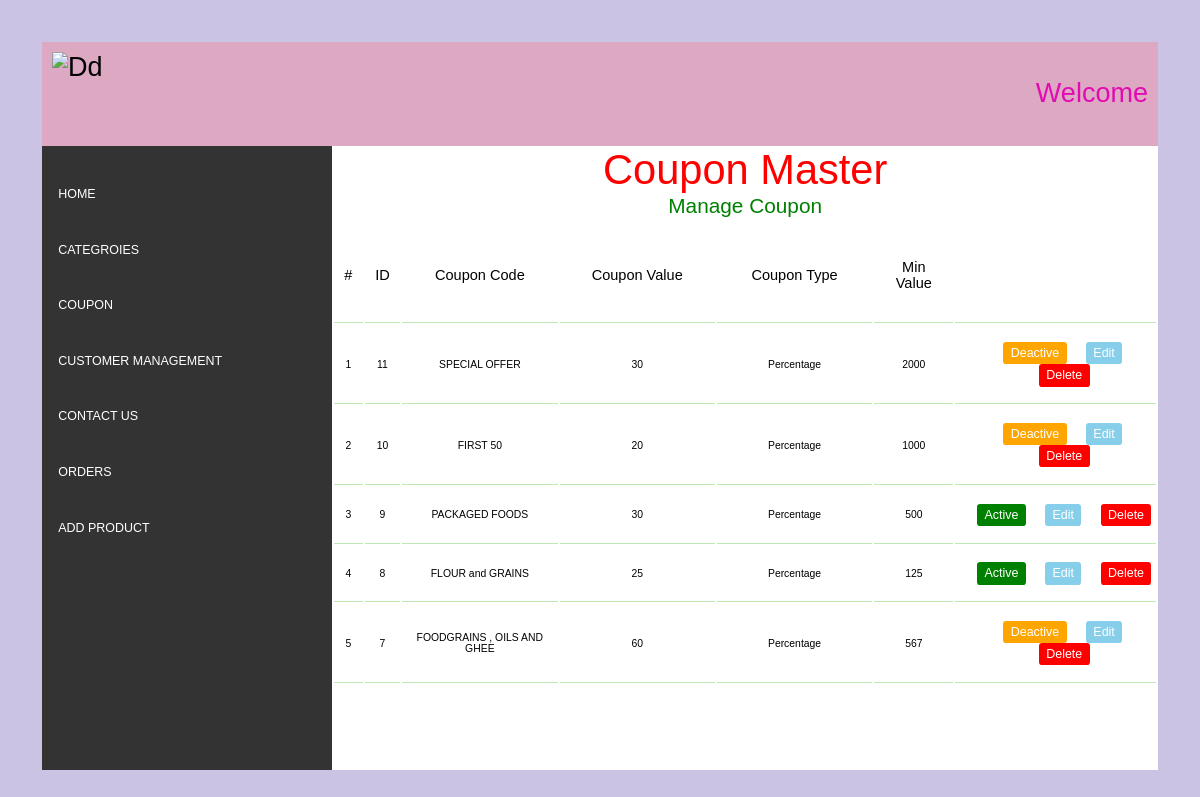
Page /adimfiles/coupon.php on the committed database.
### tables this page shows
CREATE TABLE `coupon_master` (
  `id` int(11) NOT NULL,
  `coupon_code` varchar(50) NOT NULL,
  `coupon_value` int(11) NOT NULL,
  `coupon_type` varchar(10) NOT NULL,
  `cart_min_value` int(11) NOT NULL,
  `status` int(11) NOT NULL
);

### adimfiles/coupon.php (the view, shortened to what this page needs)
<?php include "../adimfiles/dasboard.php";
$sql="select * from coupon_master order by id desc";
$res=mysqli_query($con,$sql);
?>
<div class="title-topic" >coupon master </div>
<div class="title-topic-1"><a href="man_coupon.php">manage coupon</a> </div>
					  <table class="info info-coupon" >
						 <thead>
							<tr>
							   <th class="serial">#</th>
							   <th width="2%">ID</th>
							   <th width="20%">Coupon Code</th>
							   <th width="20%">Coupon Value</th>
							   <th width="20%">Coupon Type</th>
							   <th width="10%">Min Value</th>
							   <th width="26%"></th>
							</tr>
						 </thead>
						 <tbody>
							<?php
							$i=0;
							while($row=mysqli_fetch_assoc($res)){	$i++?>
							<tr>
							   <td class="serial"><?php echo $i?></td>
							   <td><?php echo $row['id']?></td>
							   <td><?php echo $row['coupon_code']?></td>
							   <td><?php echo $row['coupon_value']?></td>
							   <td><?php echo $row['coupon_type']?></td>
							   <td><?php echo $row['cart_min_value']?></td>
							   <td>
								<?php
								if($row['status']==1){
									echo "<span class='action action-complete'><a href='?type=status&operation=deactive&id=".$row['id']."'>Active</a></span>&nbsp;";
								}else{
									echo "<span class='action action-pending'><a href='?type=status&operation=active&id=".$row['id']."'>Deactive</a></span>&nbsp;";
								}
								echo "<span class='action action-edit'><a href='man_coupon.php?id=".$row['id']."'>Edit</a></span>&nbsp;";
								echo "<span class='action action-delete'><a href='?type=delete&id=".$row['id']."'>Delete</a></span>";
								?>
							   </td>
							</tr>
							<?php } ?>
						 </tbody>
					  </table>

### css/style.css (style rules this page uses)
*, *::after, *::before { margin: 0; padding: 0; box-sizing: border-box; }
html, body { font-family: Verdana, Geneva, Tahoma, sans-serif; font-size: 1.3rem; font-weight: 400; }
.title-topic { text-transform: capitalize; font-size: 2rem; font-family: 'Gill Sans', 'Gill Sans MT', Calibri, 'Trebuchet MS', sans-serif; text-align: center; color: red; }
.title-topic-1 { text-align: center; font-size: 1rem; text-decoration: none; }
.title-topic-1 a { display: inline-block; color: green; text-transform: capitalize; text-decoration: none; transition: all 0.2s; }
.info thead tr { justify-content: space-between; }
.info thead tr th { text-align: center; font-weight: 200; border-bottom: 1px solid rgba(127, 213, 103, 0.5); }
.info tbody tr td { text-align: center; border-bottom: 1px solid rgba(127, 213, 103, 0.5); }
.info tbody tr td .action { transition: all 0.2S; }
.info tbody tr td .action a { display: inline-block; text-align: center; text-decoration: none; color: white; font-size: 0.6rem; }
.info tbody tr td .action-complete { display: inline-block; margin-left: 0.8rem; border-radius: 0.15rem; padding: 0.2rem 0.35rem; background-color: green; transition: all 0.2s; }
.info tbody tr td .action-pending { display: inline-block; margin-left: 0.8rem; transition: all 0.2s; border-radius: 0.15rem; padding: 0.2rem 0.35rem; background-color: orange; }
.info tbody tr td .action-edit { display: inline-block; margin-left: 0.8rem; transition: all 0.2s; border-radius: 0.15rem; padding: 0.2rem 0.35rem; background-color: skyblue; }
.info tbody tr td .action-delete { display: inline-block; margin-left: 0.8rem; transition: all 0.2s; border-radius: 0.15rem; padding: 0.2rem 0.35rem; background-color: red; }
.info-coupon thead tr th { font-size: 0.7rem; padding: 1.9rem 0.5rem 1.5rem 0.5rem; }
.info-coupon tbody tr td { text-align: center; font-size: 0.5rem; padding: 0.8rem 0; }

### rows in the picture
coupon_master: id "11", coupon_code "SPECIAL OFFER", coupon_value "30", coupon_type "Percentage", cart_min_value "2000"
coupon_master: id "10", coupon_code "FIRST 50", coupon_value "20", coupon_type "Percentage", cart_min_value "1000"
coupon_master: id "9", coupon_code "PACKAGED FOODS", coupon_value "30", coupon_type "Percentage", cart_min_value "500"
coupon_master: id "8", coupon_code "FLOUR and GRAINS", coupon_value "25", coupon_type "Percentage", cart_min_value "125"
coupon_master: id "7", coupon_code "FOODGRAINS , OILS AND GHEE", coupon_value "60", coupon_type "Percentage", cart_min_value "567"
